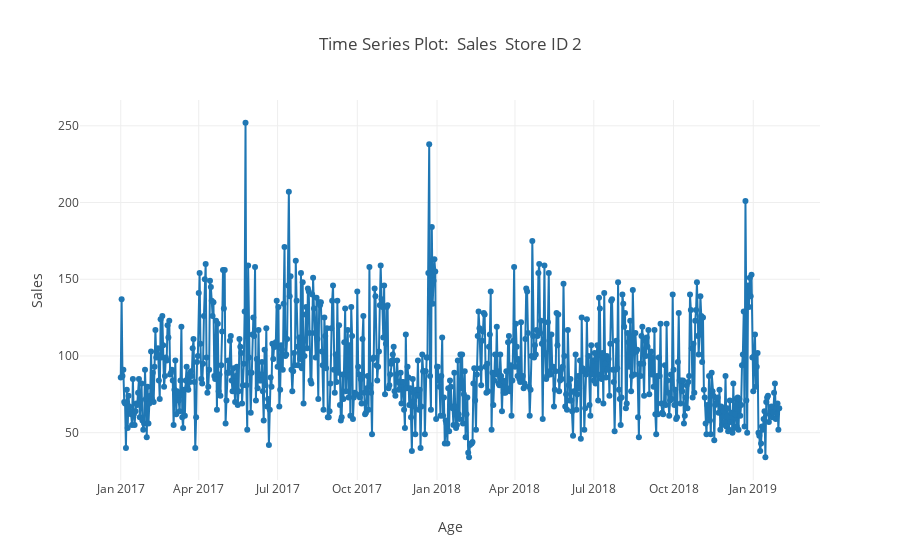

Source (notebook cell):
### Code cell
data, layout = linePlot(storeTwo.drop('storeId', axis=1),'Store ID 2')
fig = go.Figure(data=data,layout =layout)

offline.iplot(fig)

### Figure 1 — Plotly figure (JSON) as saved in the notebook; plotly's stock layout.template omitted (floating-point values rounded to 4 significant figures; data arrays with more than 128 entries replaced by an {"elided": "..."} marker saying what was removed)
{"data": [{"mode": "lines+markers", "name": "tot", "type": "scatter", "uid": "2bc793d8-5399-11e9-a6fd-91bde14211eb", "x": {"elided": "761 str values"}, "y": {"elided": "761 int values"}}], "layout": {"title": "Time Series Plot:  Sales  Store ID 2 ", "xaxis": {"title": "Age"}, "yaxis": {"title": "Sales"}}}
